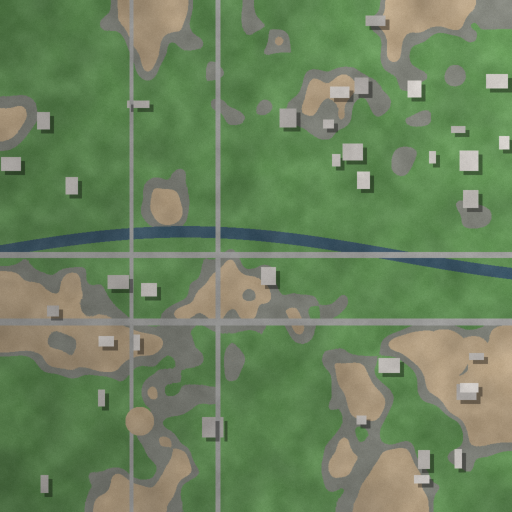
#> input picture data/sample/val/images/val_000.png, 1024 x 1024 px (shown at 1/2 size)
$ python inspect_sample.py
#> lines starting #> are read from the running program, lines starting #| are printed output that depends on the picture
### src/rsc/cartography.py
"""Map production: legend, scale bar, north arrow, survey poster."""
from __future__ import annotations

from pathlib import Path
from typing import Dict, List, Optional, Sequence, Tuple

import matplotlib

matplotlib.use("Agg")  # 无界面渲染；必须在 pyplot 之前设置

import matplotlib.pyplot as plt
import numpy as np
from matplotlib.patches import FancyArrow, Rectangle

from .palette import CARTO_NAMES, CLASSES, IGNORE_INDEX, NUM_CLASSES, colorize, legend_entries
from .postprocess import area_stats

CJK_FONTS = ["Microsoft YaHei", "SimHei", "DengXian", "Noto Sans CJK SC", "Source Han Sans SC"]


def setup_fonts() -> str:
    """挑一个能显示中文的字体，返回实际使用的字体名。"""
    from matplotlib import font_manager

    available = {f.name for f in font_manager.fontManager.ttflist}
    for name in CJK_FONTS:
        if name in available:
            plt.rcParams["font.sans-serif"] = [name] + plt.rcParams["font.sans-serif"]
            plt.rcParams["axes.unicode_minus"] = False
            return name
    return "sans-serif"


# --------------------------------------------------------------------------
# 地图要素
# --------------------------------------------------------------------------
# [300 lines left out: functions _nice_length, draw_scalebar, draw_north_arrow, landcover_poster, comparison_figure, confusion_figure and 1 more, not called in this run]

### src/rsc/palette.py
"""Class scheme and colour palette (single source of truth)."""
from __future__ import annotations

from dataclasses import dataclass
from typing import Dict, List, Tuple

import numpy as np

IGNORE_INDEX = 255


@dataclass(frozen=True)
class ClassDef:
    id: int
    name: str          # 中文名（图例用）
    name_en: str       # 英文名（日志/文件名用）
    color: Tuple[int, int, int]   # 制图配色（RGB）


# 配色参考：鲜明、色盲友好、打印后仍可区分
CLASSES: List[ClassDef] = [
    ClassDef(0, "背景/其他", "background", (110, 110, 110)),
    ClassDef(1, "建筑",     "building",   (214, 62, 62)),
    ClassDef(2, "道路",     "road",       (246, 196, 63)),
    ClassDef(3, "水体",     "water",      (46, 108, 208)),
    ClassDef(4, "植被",     "vegetation", (58, 158, 84)),
    ClassDef(5, "裸土",     "bare_soil",  (186, 146, 106)),
]

NUM_CLASSES = len(CLASSES)
CLASS_NAMES = [c.name for c in CLASSES] + ["忽略"]
CLASS_NAMES_EN = [c.name_en for c in CLASSES] + ["ignore"]
PALETTE = np.array([c.color for c in CLASSES], dtype=np.uint8)
# 忽略区在可视化中的颜色（浅灰），不参与指标
IGNORE_COLOR = (232, 232, 232)

# 制图时的类名（更"行业报告"一点，可用于成果图图例）
CARTO_NAMES = ["其他", "建筑用地", "道路交通", "水域", "植被覆盖", "裸土/在建"]

# --------------------------------------------------------------------------
# 不同数据集的标签 → 本项目 6 类
# --------------------------------------------------------------------------
LABEL_PRESETS: Dict[str, Dict[int, int]] = {
    # LoveDA: 0 background, 1 building, 2 road, 3 water, 4 barren, 5 forest, 6 agriculture
    "loveda": {0: 255, 1: 1, 2: 2, 3: 3, 4: 5, 5: 4, 6: 4},
    # HuggingFace 版 LoveDA（chloechia/loveda）：标签整体右移一位
    #   0 Ignore, 1 Background, 2 Building, 3 Road, 4 Water, 5 Barren, 6 Forest, 7 Agricultural
    "loveda_hf": {0: 255, 1: 255, 2: 1, 3: 2, 4: 3, 5: 5, 6: 4, 7: 4},
    # ISPRS Vaihingen: 0 impervious, 1 building, 2 low veg, 3 tree, 4 car, 5 clutter
    #   不透水面 → 道路类（含广场/硬化地面），车辆面积太小按忽略处理
    "vaihingen": {0: 2, 1: 1, 2: 4, 3: 4, 4: 255, 5: 255},
    # ISPRS Potsdam: 同 Vaihingen 的 6 类定义
    "potsdam": {0: 2, 1: 1, 2: 4, 3: 4, 4: 255, 5: 255},
    # SpaceNet building: 0 background, 1 building（二分类，可直接扩到 6 类）
    "spacenet": {0: 0, 1: 1},
    # 本项目样例数据已经是 0..5
    "raw": {i: i for i in range(NUM_CLASSES)},
}


# [8 lines left out: function build_lut, not called in this run]


def remap_labels(mask: np.ndarray, preset: str = "loveda") -> np.ndarray:
    """把任意数据集的标签图映射到 0..5 + 255。"""
    return build_lut(preset)[np.asarray(mask, dtype=np.uint8)]


# --------------------------------------------------------------------------
# 可视化
# --------------------------------------------------------------------------
def colorize(mask: np.ndarray, ignore_color=IGNORE_COLOR) -> np.ndarray:
    """类别图 → RGB 真彩图（uint8, HxWx3）。"""
    mask = np.asarray(mask)
    rgb = np.zeros(mask.shape + (3,), dtype=np.uint8)
    for c in CLASSES:
        rgb[mask == c.id] = c.color
    rgb[mask == IGNORE_INDEX] = ignore_color
    rgb[(mask > NUM_CLASSES - 1) & (mask != IGNORE_INDEX)] = ignore_color
    return rgb


# [7 lines left out: function legend_entries, not called in this run]

### scripts/inspect_sample.py
"""Render a summary figure of the sample dataset.

Usage:
    python scripts/inspect_sample.py"""
from __future__ import annotations

import argparse
import sys
from pathlib import Path

import numpy as np
from PIL import Image

ROOT = Path(__file__).resolve().parents[1]
sys.path.insert(0, str(ROOT / "src"))
if hasattr(sys.stdout, "reconfigure"):
    sys.stdout.reconfigure(encoding="utf-8", errors="replace")

from rsc.cartography import setup_fonts  # noqa: E402
from rsc.palette import CLASSES, CARTO_NAMES, NUM_CLASSES, colorize  # noqa: E402


def densest_window(mask: np.ndarray, size: int, weights=None) -> tuple:
    """找"地物最丰富"的 size×size 窗口，用来做放大展示。

    默认给建筑更高权重 —— 建筑 + 投影最能说明"标签和影像怎么对应"。
    """
    weights = weights or {1: 6.0, 2: 1.5, 3: 1.0, 5: 1.0}
    m = np.zeros(mask.shape, np.float32)
    for c, wt in weights.items():
        m[mask == c] = wt
    cs = np.cumsum(np.cumsum(m, 0), 1)
    cs = np.pad(cs, ((1, 0), (1, 0)))
    h, w = mask.shape
    best, box = -1, (0, size, 0, size)
    for y in range(0, h - size + 1, 8):
        for x in range(0, w - size + 1, 8):
            s = cs[y + size, x + size] - cs[y, x + size] - cs[y + size, x] + cs[y, x]
            if s > best:
                best, box = s, (y, y + size, x, x + size)
    return box


def main() -> None:
    ap = argparse.ArgumentParser()
    ap.add_argument("--tile", default=str(ROOT / "data" / "sample" / "val" / "images" / "val_000.png"))
    ap.add_argument("--out", default=str(ROOT / "outputs" / "sample_inspect.png"))
    ap.add_argument("--zoom", type=int, default=128)
    args = ap.parse_args()

    img_path = Path(args.tile)
    msk_path = img_path.parent.parent / "masks" / img_path.name
    rgb = np.asarray(Image.open(img_path).convert("RGB"))
#> rgb is the input picture: shape (1024, 1024, 3); mean R, G, B 106.9, 130.5, 93.2
    msk = np.asarray(Image.open(msk_path))
    if msk.ndim == 3:
        msk = msk[..., 0]
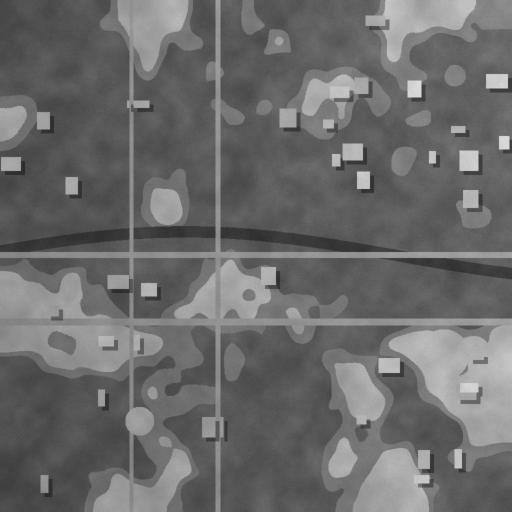
#> msk: shape (1024, 1024) (shown at 1/2 size); min 42, max 225, mean 106.9
    h, w = msk.shape
#> h = 1024; w = 1024

    setup_fonts()
    import matplotlib.pyplot as plt

    y0, y1, x0, x1 = densest_window(msk, args.zoom)
#> y0 = 0; y1 = 128; x0 = 0; x1 = 128
    fig = plt.figure(figsize=(13.5, 8.2), dpi=180)
    fig.suptitle("样例数据是什么：一张合成的高分遥感瓦片 + 配套标签", fontsize=16,
                 fontweight="bold", y=0.975)

    # ① 影像
    ax = fig.add_axes([0.03, 0.36, 0.30, 0.53])
    ax.imshow(rgb)
    ax.set_title(f"① 影像  {w}×{h} px, 8bit RGB（0.3 m/px ≈ {w * 0.3:.0f} m 见方）",
                 fontsize=11)
    ax.set_xticks([]); ax.set_yticks([])

    # ② 标签
    ax = fig.add_axes([0.35, 0.36, 0.30, 0.53])
    ax.imshow(colorize(msk), interpolation="nearest")
    ax.set_title("② 标签  单通道 PNG，值 0~5", fontsize=11)
    ax.set_xticks([]); ax.set_yticks([])

    # ③ 类别占比
    ax = fig.add_axes([0.70, 0.40, 0.27, 0.45])
    frac = np.array([(msk == c).sum() for c in range(NUM_CLASSES)]) / msk.size * 100
#> frac = [0, 0, 0, 0, 0, 0]
    order = np.argsort(frac)
#> order = [0, 1, 2, 3, 4, 5]
    ax.barh(np.arange(NUM_CLASSES), frac[order],
            color=[np.array(CLASSES[i].color) / 255 for i in order])
    ax.set_yticks(np.arange(NUM_CLASSES))
    ax.set_yticklabels([CARTO_NAMES[i] for i in order], fontsize=10)
    ax.set_xlabel("占全图比例 (%)", fontsize=10)
    ax.set_title("③ 类别占比（很偏，真实数据也这样）", fontsize=11)
    ax.grid(axis="x", alpha=0.25)
    for s in ("top", "right"):
        ax.spines[s].set_visible(False)

    # ④ 放大影像
    ax = fig.add_axes([0.03, 0.06, 0.30, 0.24])
    ax.imshow(rgb[y0:y1, x0:x1], interpolation="nearest")
    ax.set_title("④ 放大 4×：白屋顶、深色投影、裸土地表", fontsize=10)
    ax.set_xticks([]); ax.set_yticks([])

    ax = fig.add_axes([0.35, 0.06, 0.30, 0.24])
    ax.imshow(colorize(msk[y0:y1, x0:x1]), interpolation="nearest")
#> call 2 of colorize, with ignore_color = (232, 232, 232)
#> in colorize (call 2), `mask = np.asarray(mask)`:
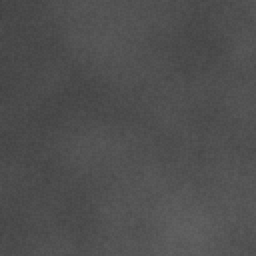
#> mask: shape (128, 128) (shown 2 times larger); min 65, max 98, mean 79.2
    ax.set_title("⑤ 同一位置的标签（投影下的像素仍算原地类）", fontsize=10)
    ax.set_xticks([]); ax.set_yticks([])

    # ⑥ 说明
    ax = fig.add_axes([0.68, 0.06, 0.30, 0.25])
    ax.axis("off")
    ax.add_patch(plt.Rectangle((0, 0), 1, 1, facecolor="#f5f6f8",
                               edgecolor="#d8dbe0", linewidth=0.8))
    notes = [
        "这是一份【合成】数据，不是真实卫星影像。",
        "没有传感器、没有拍摄地点和日期。",
        "它按 LoveDA 的规格生成：",
        "  1024×1024 / RGB / 单通道标签 / 0.3 m。",
        "用途：跑通流程、单测、演示。",
        "不可用于：写论文的实验精度。",
    ]
    for i, t in enumerate(notes):
        ax.text(0.06, 0.86 - i * 0.145, t, fontsize=9.6, color="#333333", va="center")

    out = Path(args.out)
    out.parent.mkdir(parents=True, exist_ok=True)
    fig.savefig(out, dpi=180, bbox_inches="tight", facecolor="white")
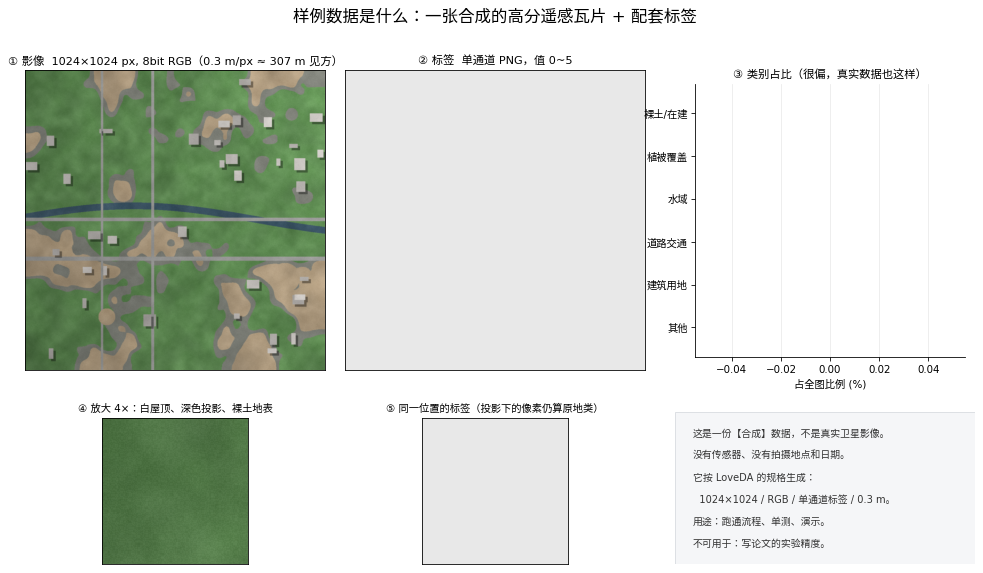
#> figure drawn by matplotlib, 6 panels
    print(f"已生成 {out}")
    print(f"影像: {img_path.name}  {w}×{h} px, {rgb.dtype}, {os_size(img_path):.1f} KB")
#| 影像: val_000.png  1024×1024 px, uint8, 1119.9 KB
    print(f"标签: {msk_path.name}  唯一值 {np.unique(msk).tolist()}")
#> (printed output is left out)
    print("类别占比: " + ", ".join(f"{CARTO_NAMES[c]}={frac[c]:.1f}%" for c in range(NUM_CLASSES)))
#| 类别占比: 其他=0.0%, 建筑用地=0.0%, 道路交通=0.0%, 水域=0.0%, 植被覆盖=0.0%, 裸土/在建=0.0%


def os_size(p: Path) -> float:
    return p.stat().st_size / 1024


if __name__ == "__main__":
    main()

$ run again, with data/sample/val/images/val_001.png copied over data/sample/val/images/val_000.png
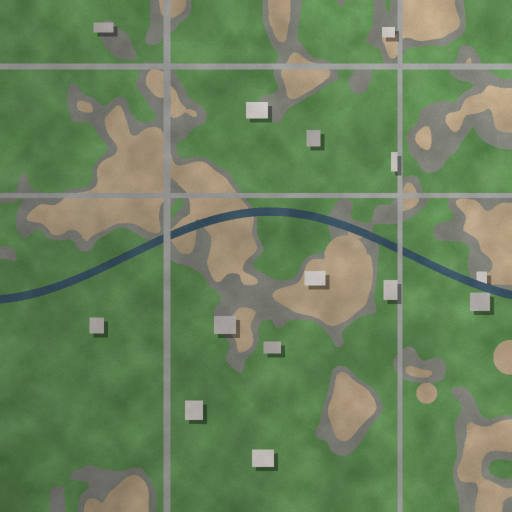
#> input picture data/sample/val/images/val_001.png, 1024 x 1024 px (shown at 1/2 size)
#> in main, rgb is the input picture: shape (1024, 1024, 3); mean R, G, B 106.1, 130, 92.2
#> in main, `msk = msk[..., 0]`:
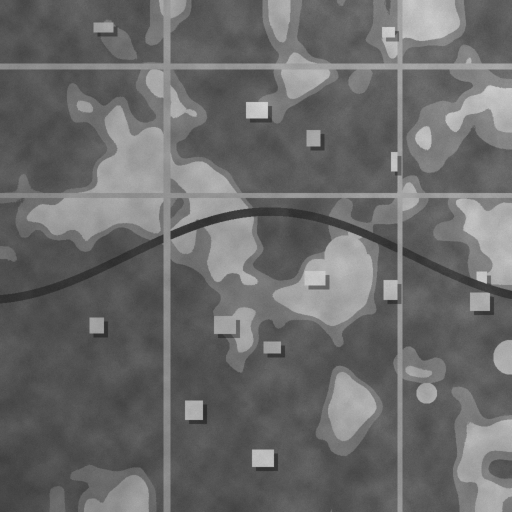
#> msk: shape (1024, 1024) (shown at 1/2 size); min 42, max 213, mean 106.1
#> y0 = 0; y1 = 128; x0 = 0; x1 = 128
#> frac = [0, 0, 0, 0, 0, 0]
#> order = [0, 1, 2, 3, 4, 5]
#> in colorize (call 2), `mask = np.asarray(mask)`:
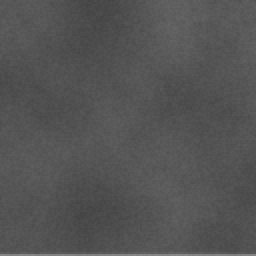
#> mask: shape (128, 128) (shown 2 times larger); min 68, max 137, mean 84.2
#| 影像: val_000.png  1024×1024 px, uint8, 1102.7 KB
#> (printed output is left out)
#| 类别占比: 其他=0.0%, 建筑用地=0.0%, 道路交通=0.0%, 水域=0.0%, 植被覆盖=0.0%, 裸土/在建=0.0%

$ run again, with data/sample/val/images/val_002.png copied over data/sample/val/images/val_000.png
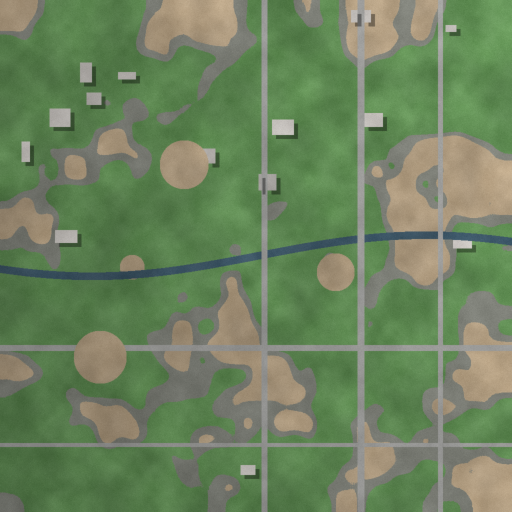
#> input picture data/sample/val/images/val_002.png, 1024 x 1024 px (shown at 1/2 size)
#> in main, rgb is the input picture: shape (1024, 1024, 3); mean R, G, B 108.2, 130.9, 93.7
#> in main, `msk = msk[..., 0]`:
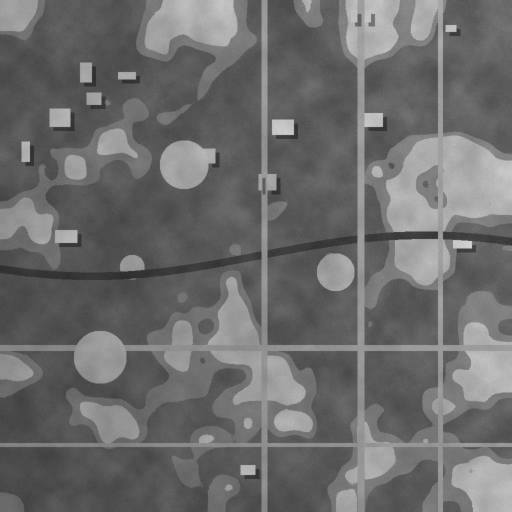
#> msk: shape (1024, 1024) (shown at 1/2 size); min 41, max 217, mean 108.2
#> y0 = 0; y1 = 128; x0 = 0; x1 = 128
#> frac = [0, 0, 0, 0, 0, 0]
#> order = [0, 1, 2, 3, 4, 5]
#> in colorize (call 2), `mask = np.asarray(mask)`:
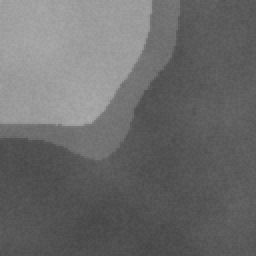
#> mask: shape (128, 128) (shown 2 times larger); min 70, max 172, mean 106.8
#| 影像: val_000.png  1024×1024 px, uint8, 1114.9 KB
#> (printed output is left out)
#| 类别占比: 其他=0.0%, 建筑用地=0.0%, 道路交通=0.0%, 水域=0.0%, 植被覆盖=0.0%, 裸土/在建=0.0%
